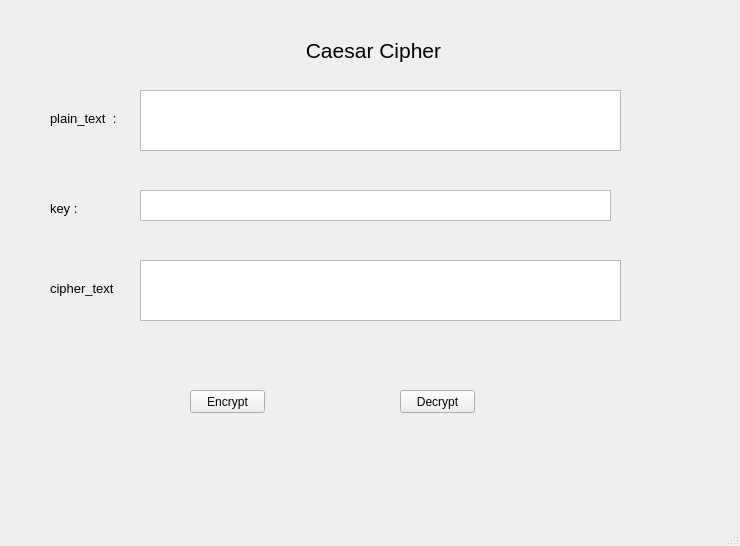
<?xml version="1.0" encoding="UTF-8"?>
<ui version="4.0">
 <class>MainWindow</class>
 <widget class="QMainWindow" name="MainWindow">
  <property name="geometry">
   <rect>
    <x>0</x>
    <y>0</y>
    <width>740</width>
    <height>546</height>
   </rect>
  </property>
  <property name="windowTitle">
   <string>MainWindow</string>
  </property>
  <widget class="QWidget" name="centralwidget">
   <widget class="QPushButton" name="btn_ec">
    <property name="geometry">
     <rect>
      <x>190</x>
      <y>390</y>
      <width>75</width>
      <height>23</height>
     </rect>
    </property>
    <property name="text">
     <string>Encrypt</string>
    </property>
   </widget>
   <widget class="QPushButton" name="btn_dc">
    <property name="geometry">
     <rect>
      <x>400</x>
      <y>390</y>
      <width>75</width>
      <height>23</height>
     </rect>
    </property>
    <property name="text">
     <string>Decrypt</string>
    </property>
   </widget>
   <widget class="QListWidget" name="txt_plaintext">
    <property name="geometry">
     <rect>
      <x>140</x>
      <y>90</y>
      <width>481</width>
      <height>61</height>
     </rect>
    </property>
   </widget>
   <widget class="QLabel" name="label">
    <property name="geometry">
     <rect>
      <x>300</x>
      <y>30</y>
      <width>241</width>
      <height>41</height>
     </rect>
    </property>
    <property name="font">
     <font>
      <pointsize>16</pointsize>
     </font>
    </property>
    <property name="text">
     <string> Caesar Cipher</string>
    </property>
   </widget>
   <widget class="QListWidget" name="txt_key">
    <property name="geometry">
     <rect>
      <x>140</x>
      <y>190</y>
      <width>471</width>
      <height>31</height>
     </rect>
    </property>
   </widget>
   <widget class="QListWidget" name="txt_ciphertext">
    <property name="geometry">
     <rect>
      <x>140</x>
      <y>260</y>
      <width>481</width>
      <height>61</height>
     </rect>
    </property>
   </widget>
   <widget class="QLabel" name="label_2">
    <property name="geometry">
     <rect>
      <x>50</x>
      <y>110</y>
      <width>71</width>
      <height>16</height>
     </rect>
    </property>
    <property name="font">
     <font>
      <pointsize>10</pointsize>
     </font>
    </property>
    <property name="text">
     <string>plain_text  : </string>
    </property>
   </widget>
   <widget class="QLabel" name="label_3">
    <property name="geometry">
     <rect>
      <x>50</x>
      <y>200</y>
      <width>71</width>
      <height>16</height>
     </rect>
    </property>
    <property name="font">
     <font>
      <pointsize>10</pointsize>
     </font>
    </property>
    <property name="text">
     <string>key :</string>
    </property>
   </widget>
   <widget class="QLabel" name="label_4">
    <property name="geometry">
     <rect>
      <x>50</x>
      <y>280</y>
      <width>71</width>
      <height>16</height>
     </rect>
    </property>
    <property name="font">
     <font>
      <pointsize>10</pointsize>
     </font>
    </property>
    <property name="text">
     <string>cipher_text  : </string>
    </property>
   </widget>
  </widget>
  <widget class="QMenuBar" name="menubar">
   <property name="geometry">
    <rect>
     <x>0</x>
     <y>0</y>
     <width>740</width>
     <height>21</height>
    </rect>
   </property>
  </widget>
  <widget class="QStatusBar" name="statusbar"/>
 </widget>
 <resources/>
 <connections/>
</ui>
